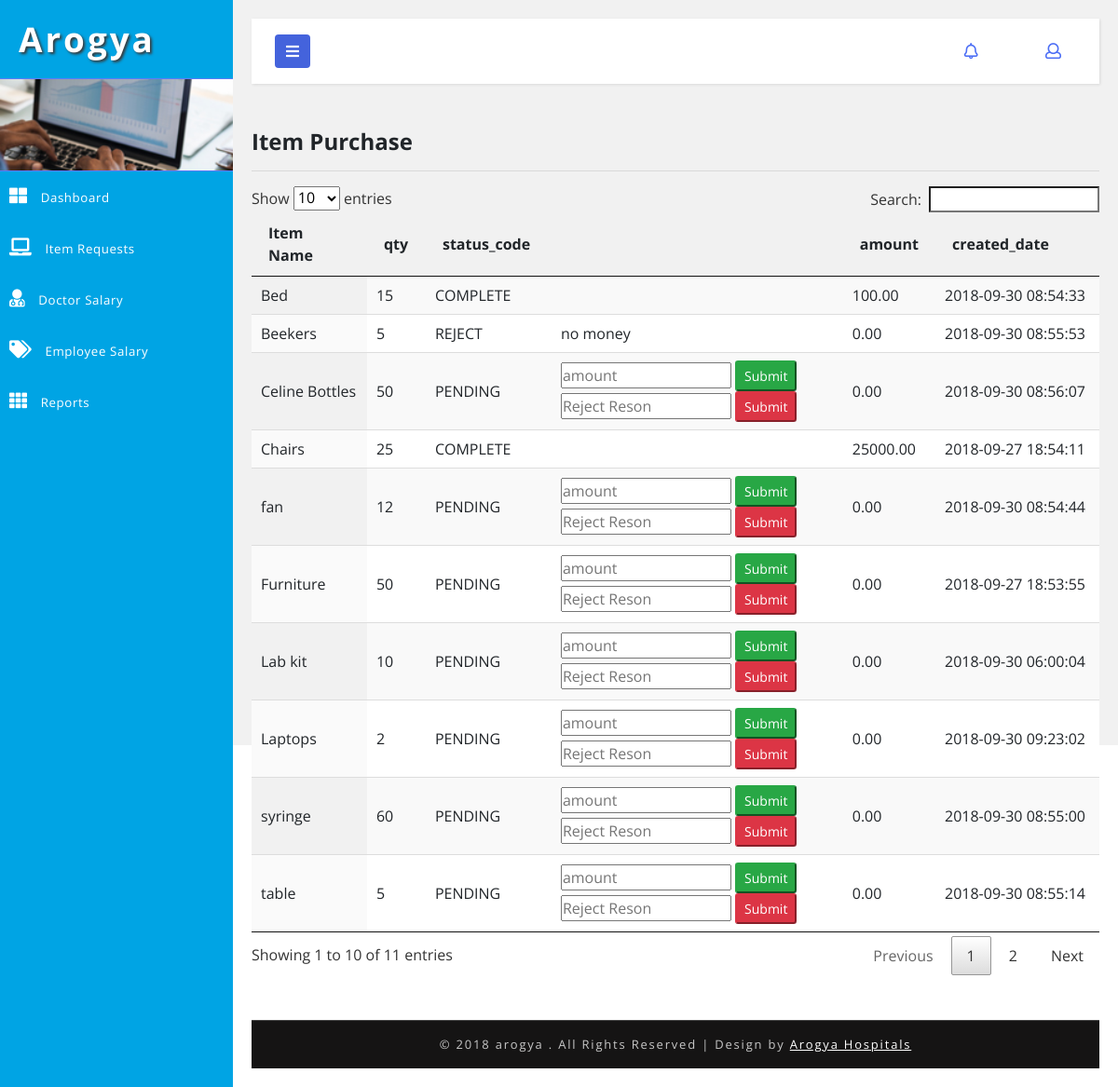
The page /Arogya_/arogyaadmin/accountant/item_purchase_request.php on the database its author committed.
### tables this page shows
CREATE TABLE `hms_purchase` (
  `id` int(5) NOT NULL,
  `purchasing_item` varchar(50) DEFAULT NULL,
  `qty` int(5) DEFAULT NULL,
  `status_code` varchar(20) DEFAULT 'PENDING',
  `updated_by` int(5) DEFAULT NULL,
  `created_date` timestamp NOT NULL DEFAULT CURRENT_TIMESTAMP,
  `created_user` int(5) DEFAULT NULL,
  `amount` double(10,2) DEFAULT '0.00',
  `comment` varchar(50) DEFAULT NULL
);

### Arogya_/arogyaadmin/DB.php (called while the page is built, shortened)
<?php
function getDBConnection() {
    $servername = "localhost";
    $username = "root";
    $password = "";
    $db = "hmsdb";
    $conn = mysqli_connect($servername, $username, $password, $db);
    if (!$conn) {
        die("Connection failed: " . mysqli_connect_error());
    } else {
        return $conn;
    }
}
function getData($sql) {
    $conn = getDBConnection();
    $result = mysqli_query($conn, $sql);
    if (mysqli_num_rows($result) > 0) {
        return $result;
    } else {
        return FALSE;
    }
}
?>

### Arogya_/arogyaadmin/accountant/item_purchase_request.php (the view, shortened to what this page needs)
<?php
include '../DB.php';
?>
<!DOCTYPE html>
<html lang="en">
    <head>
        <link rel="stylesheet" href="https://maxcdn.bootstrapcdn.com/font-awesome/4.7.0/css/font-awesome.min.css">
        <link href="../css/bootstrap.css" rel="stylesheet" type="text/css" media="all" />
        <link href="../css/style.css" rel="stylesheet" type="text/css" media="all" />
        <link rel="stylesheet" href="../css/style4.css">
        <link href="../css/fontawesome-all.css" rel="stylesheet">
    </head>
    <body>
        <div class="wrapper">
            <nav id="sidebar">
                <div class="sidebar-header">
                    <h1>
                        <a href="#">Arogya</a>
                    </h1>
                </div>
                <div class="profile-bg"></div>
                <?php
                include_once '../_tree_accountant.php';
                ?>
            </nav>
            <div id="content">
                <?php
		include_once '../_top_bar.php';
		?>
                <div class="blank-page-content">
                    <h4>Item Purchase</h4>
                    <hr>
                    <table id="example" class="display" cellspacing="0" width="100%">
                        <thead>
                            <tr>
                                <th>Item Name</th>
                                <th>qty</th>
                                <th>status_code</th>
                                <th></th>
                                <th>amount</th>
                                <th>created_date</th>
                            </tr>
                        </thead>
                        <tbody>
                            <?php
                            $sql = "select * from hms_purchase";
                            $data = getData($sql);
                            if ($data != null) {
                                foreach ($data as $value) {
                                    ?>
                                    <tr>
                                        <td><?= $value['purchasing_item'] ?></td>
                                        <td><?= $value['qty'] ?></td>
                                        <td><?= $value['status_code'] ?></td>
                                        <td><?php if ($value['status_code'] == 'PENDING') {
                                        ?>
                                                <form action="item_purchase_request.php" method="post">
                                                    <input type="text" name="amount" required="" placeholder="amount" />
                                                    <input type="submit" name="btnAccept" class="btn-sm btn-success" />
                                                </form>
                                                <form action="item_purchase_request.php" method="post">
                                                    <input type="text" name="comment" required="" placeholder="Reject Reson" />
                                                    <input type="submit" name="btnReject" class="btn-sm btn-danger" />
                                                </form>
                                                <?php
                                            }else{
                                                echo $value['comment'];
                                            }
                                            ?></td>
                                        <td><?= $value['amount'] ?></td>
                                        <td><?= $value['created_date'] ?></td>
                                    </tr>
                                    <?php
                                }
                            }
                            ?>
                        </tbody>
                    </table>
                    <link href="css/jquery.dataTables.min.css" rel="stylesheet" type="text/css"/>
                </div>
                <?php include '../_footer.php'; ?>
            </div>
        </div>
        <link href="../css/jquery.dataTables.min.css" rel="stylesheet" type="text/css"/>
    </body>
</html>

### Arogya_/arogyaadmin/css/style.css (style rules this page uses)
* { margin: 0; padding: 0; }
body { background: radial-gradient(#eee, #668); height: 100vh; width: 100vw; }
html, body { margin: 0; font-size: 100%; font-family: 'Open Sans', sans-serif; background: #fff; }
.blank-page-content { min-height: 480px; }
body a { text-decoration: none; transition: 0.5s all; -webkit-transition: 0.5s all; -moz-transition: 0.5s all; -o-transition: 0.5s all; -ms-transition: 0.5s all; }
h1, h2, h3, h4, h5, h6 { margin: 0; font-weight: 700; }
.profile-bg { border: 1px solid #5d7cf7; border-left: none; border-right: none; background: url(../images/menu1.jpg)no-repeat 0px 0px; -webkit-background-size: cover; -moz-background-size: cover; -o-background-size: cover; -ms-background-size: cover; background-size: cover; min-height: 100px; }

### Arogya_/arogyaadmin/css/style4.css (style rules this page uses)
body { font-family: 'Open Sans', sans-serif; background: #f1f1f1; }
a, a:hover, a:focus { color: inherit; text-decoration: none; transition: all 0.3s; }
.wrapper { display: flex; align-items: stretch; }
#sidebar { min-width: 250px; max-width: 250px; background: #00a4e4; color: #fff; transition: all 0.3s; }
.sidebar-header h1 { font-size: 2.3em; letter-spacing: 3px; color: #fff; text-shadow: 2px 2px 3px #39393a; }
#sidebar .sidebar-header { padding: 20px; background: #00a4e4; }
#content { padding: 20px; min-height: 100vh; transition: all 0.3s; overflow: hidden; width: 100%; }

### rows shown on the page
hms_purchase: purchasing_item "Furniture", qty "50", status_code "PENDING", amount "0.00", created_date "2018-09-27 18:53:55"
hms_purchase: purchasing_item "Chairs", qty "25", status_code "COMPLETE", amount "25000.00", created_date "2018-09-27 18:54:11"
hms_purchase: purchasing_item "Lab kit", qty "10", status_code "PENDING", amount "0.00", created_date "2018-09-30 06:00:04"
hms_purchase: purchasing_item "Bed", qty "15", status_code "COMPLETE", amount "100.00", created_date "2018-09-30 08:54:33"
hms_purchase: purchasing_item "fan", qty "12", status_code "PENDING", amount "0.00", created_date "2018-09-30 08:54:44"
hms_purchase: purchasing_item "syringe", qty "60", status_code "PENDING", amount "0.00", created_date "2018-09-30 08:55:00"
hms_purchase: purchasing_item "table", qty "5", status_code "PENDING", amount "0.00", created_date "2018-09-30 08:55:14"
hms_purchase: purchasing_item "Beekers", qty "5", status_code "REJECT", comment "no money", amount "0.00", created_date "2018-09-30 08:55:53"
hms_purchase: purchasing_item "Celine Bottles", qty "50", status_code "PENDING", amount "0.00", created_date "2018-09-30 08:56:07"
hms_purchase: purchasing_item "Laptops", qty "2", status_code "PENDING", amount "0.00", created_date "2018-09-30 09:23:02"
